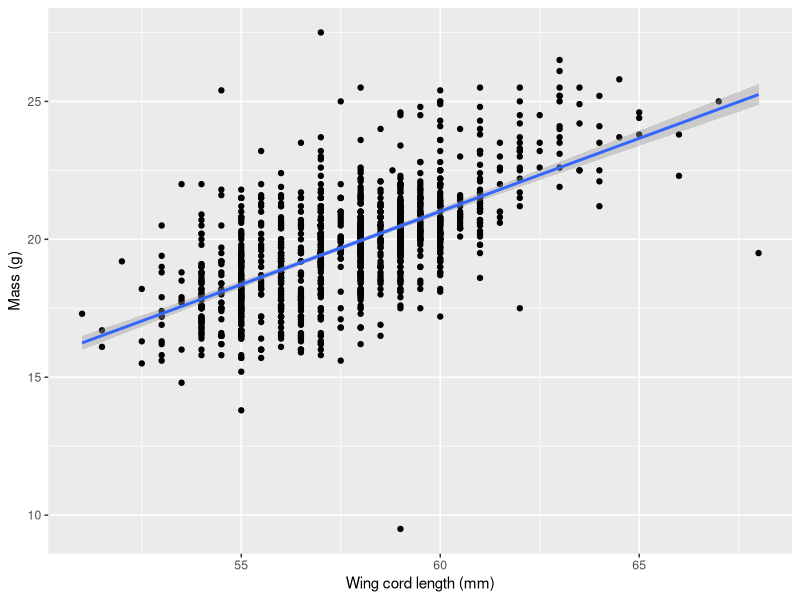
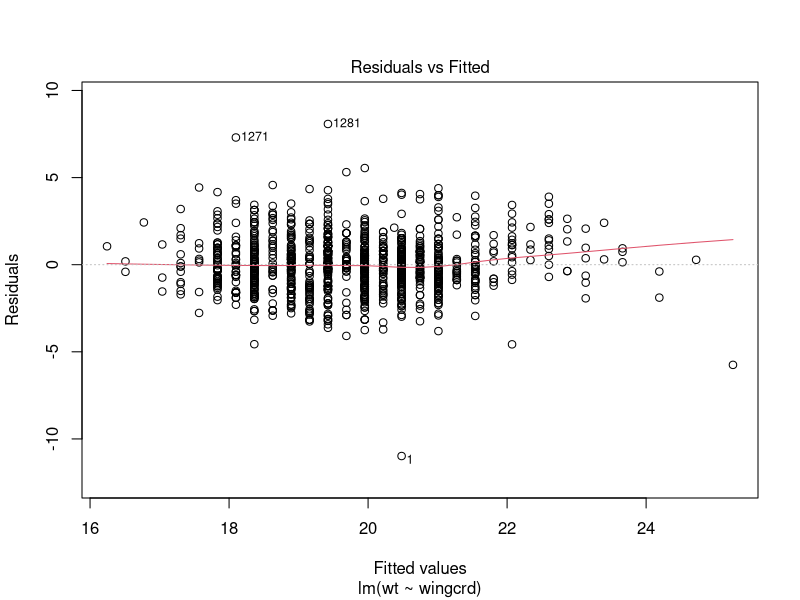
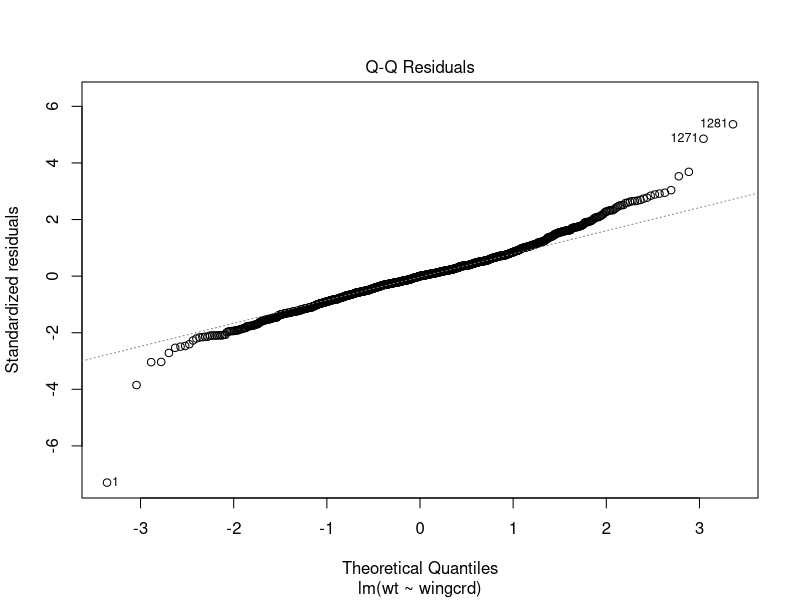
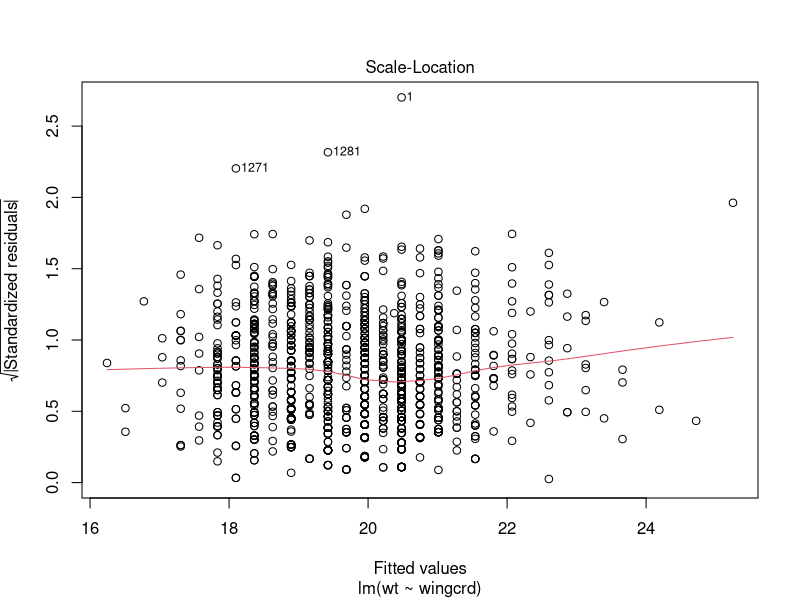
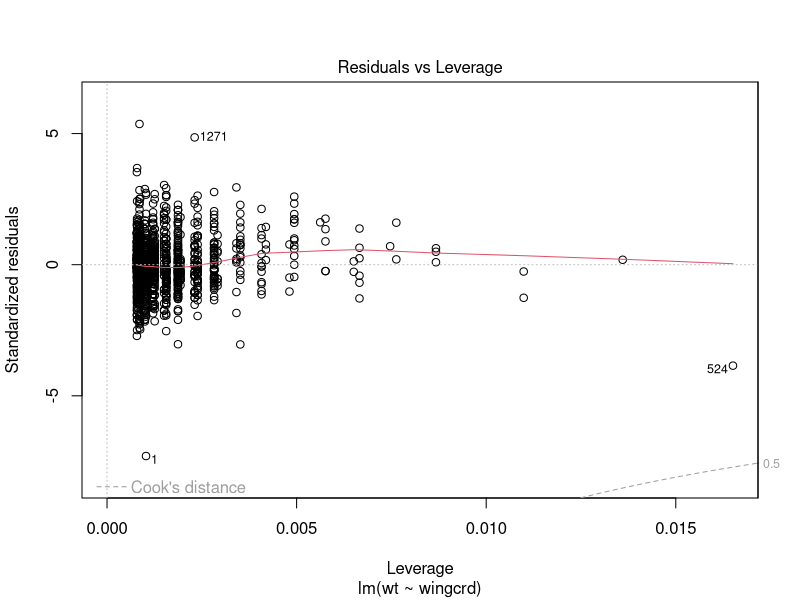
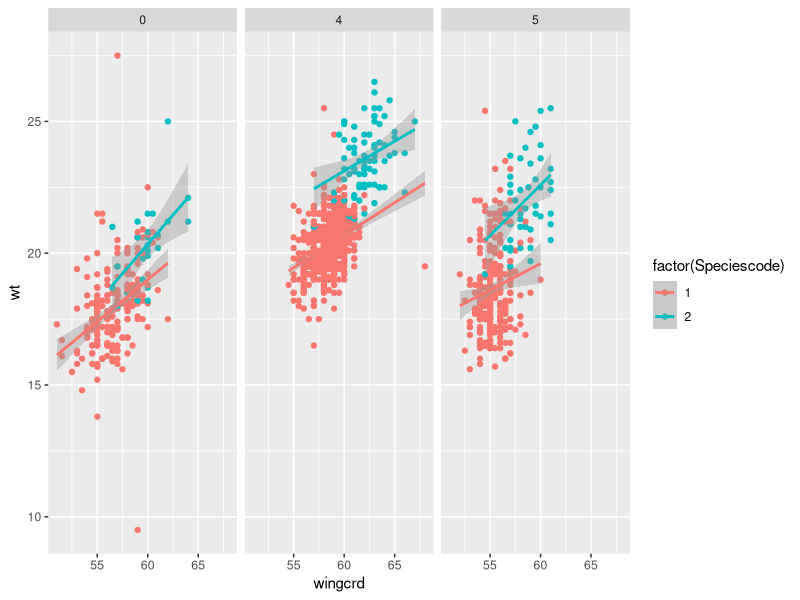
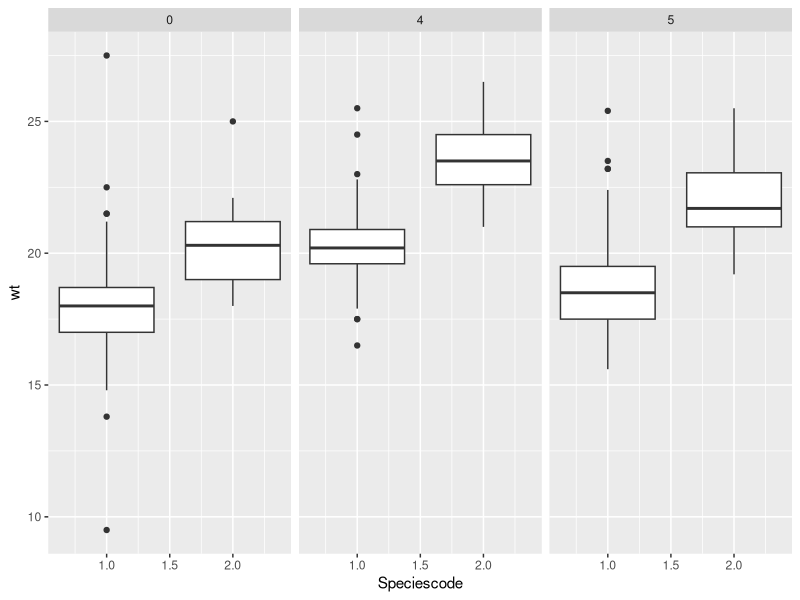
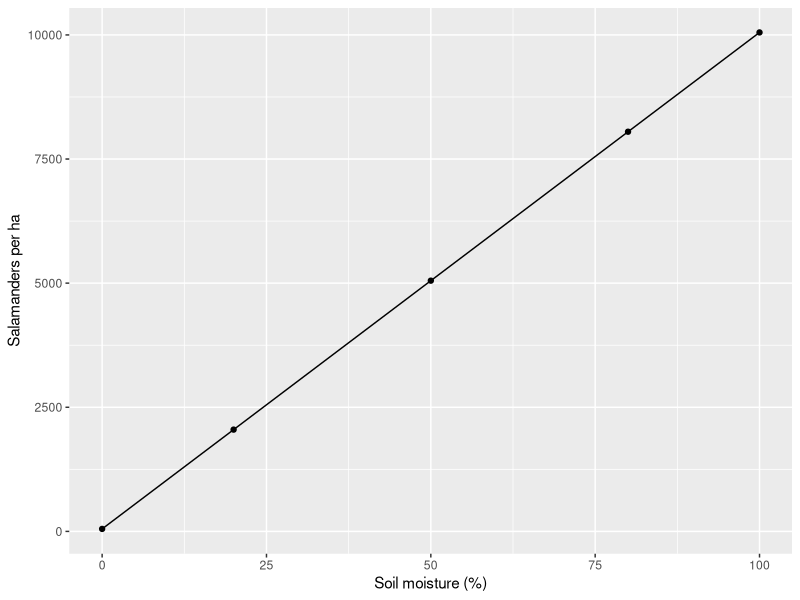

These figures' R source, in order:
## ---- chunk 1
knitr::opts_chunk$set(warning = FALSE, message = FALSE) 
## ---- chunk 2
library(tufte)
## ---- chunk 3
library(dplyr)
library(ggplot2)
## ---- chunk 4
sparrows <- read.table("Data/Sparrows.txt", 
                       header = TRUE, 
                       stringsAsFactors = FALSE)
str(sparrows)
## ---- chunk 5
ggplot(sparrows, aes(x = wingcrd, y = wt)) + 
  geom_point() + 
  labs(x='Wing cord length (mm)', y='Mass (g)') +
  geom_smooth(method = "lm")

## ---- chunk 6
my_lm <- lm(wt ~ wingcrd, sparrows)
## ---- chunk 7
summary(my_lm)
## ---- chunk 8
plot(my_lm)
## ---- chunk 9
ggplot(data=sparrows, aes(wingcrd, wt, 
                          colour = factor(Speciescode))) + 
  geom_point() + 
  geom_smooth(method = "lm") + 
  facet_wrap(~Sex)
## ---- chunk 10
ggplot(data=sparrows, aes(Speciescode, wt, 
                          group = Speciescode)) + 
  geom_boxplot() + 
  facet_wrap(~Sex)
## ---- chunk 11
species_data <- sparrows %>%
  group_by(Speciescode) %>%
  summarise(wingcrd = mean(wingcrd, na.rm=TRUE),
            wt = mean(wt, na.rm=TRUE)) %>%
  ungroup()

species_data
## ---- chunk 12
sparrows <- sparrows %>%
  mutate(species = as.character(Speciescode))
str(sparrows)
## ---- chunk 13
lm2 <- lm(wt ~ wingcrd + species, sparrows)
summary(lm2)
## ---- chunk 14
if(!dir.exists("Output")) dir.create("Output")
## ---- chunk 15
save(lm2, species_data, file = "Output/lab2_tutorial.RData")
## ---- chunk 16
write.csv(species_data, file = "Output/species_data.csv", 
          row.names = FALSE)
## ---- chunk 17
library(ggplot2)
soil <- c(0, 20, 50, 80, 100)
b0 <- 50
b1 <- 100

y <- b0 + b1 * soil

ggplot(data.frame(y, soil), aes(soil, y)) + geom_point() + geom_line() + ylab("Salamanders per ha") + xlab("Soil moisture (%)")
## ---- chunk 18
x <- seq(450, 750)
probability <- dnorm(x, 600, 30)

ggplot(data.frame(x, probability), aes(x, probability)) + 
  geom_line() + 
  ggtitle("Probability density function, mean = 600, sd = 30")
## ---- chunk 19
plot(lm2)
